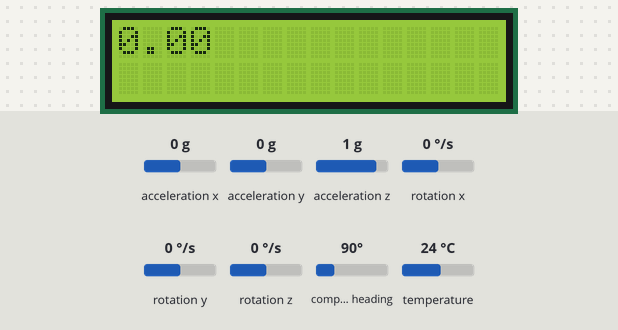
This sketch was run on a simulated Arduino Uno, built with avr-gcc and run on an emulated ATmega328P. On the bench: 16×2 character LCD. Inputs (shaded band) come from the test bench; at power-on: rotation y 0 °/s, acceleration x 0 g, acceleration y 0 g, acceleration z 1 g, rotation x 0 °/s, rotation z 0 °/s, compass heading 90°, temperature 24 °C. What the sketch prints to the serial monitor is not drawn.

Above: at 1.2 s.
1.3 s: rotation y set to -192 °/s
At 1.42 s:
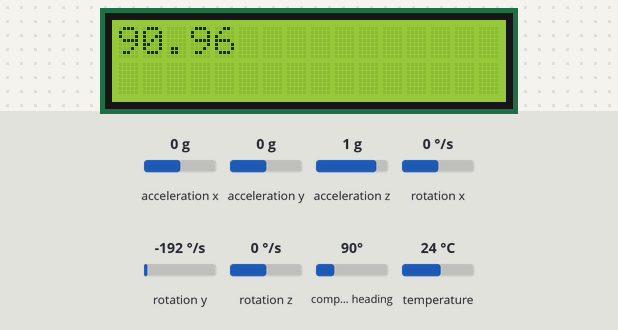
2.8 s: acceleration x set to -1.4 g
At 3.3 s:
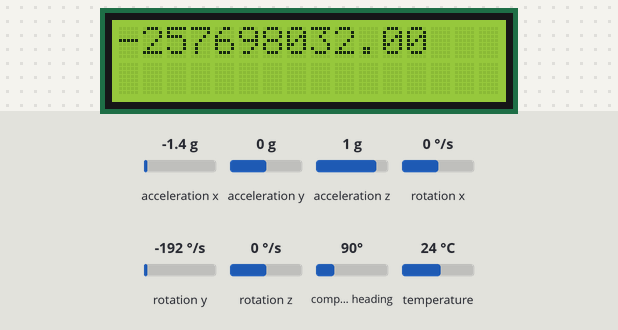
Timing chart, 0 to 5.8 s (numbered marks = the images above; inputs shaded):
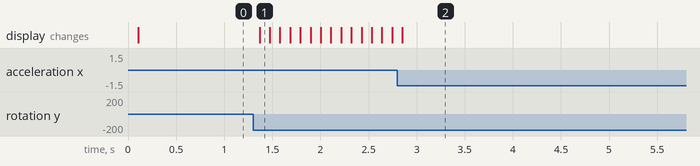

The sketch:

Filter_Tester_V2.ino
```cpp
#include <LiquidCrystal.h>
#include <Wire.h>
#include<SPI.h>
#include <Adafruit_LSM9DS0.h>;
#include <Adafruit_Sensor.h>;


Adafruit_LSM9DS0 lsm = Adafruit_LSM9DS0();

LiquidCrystal lcd(12,11,5,4,3,2);

void setupSensor(){

  lsm.setupAccel(lsm.LSM9DS0_ACCELRANGE_2G);
  lsm.setupMag(lsm.LSM9DS0_MAGGAIN_2GAUSS);
  lsm.setupGyro(lsm.LSM9DS0_GYROSCALE_245DPS);
}
long oldTime;
void setup(){
  Serial.begin(115200);
  lcd.begin(16,2);
    if (!lsm.begin()){
    while(1){
    Serial.println("Oops ... unable to initialize the LSM9DS0. Check your wiring!");
    }
    setupSensor();
    }
    oldTime=millis();
  }
float oldapts[5];//old acceleration points
long timer=0;
float pitch=0;
void loop(){
  sensors_event_t accel,mag,gyro,temp;
  lsm.getEvent(&accel,&mag,&gyro,&temp);
  int dt=millis()-oldTime;

  float dty=gyro.gyro.y;
  float ax=accel.acceleration.x;

  pitch=.5*(pitch+dty*((float)dt/1000))+.5*(asin(ax)*(180/3.14157));//filter and calculate the pitch angle

  float netaccel=(ax)-sin(pitch*3.14157/180);//Compensate for gravity

  float apts[5];
  apts[0]=(float)round(netaccel*10000)/10000;;
   for(int i=1;i<5;i++){
    apts[i]=oldapts[i-1];
  }
  for(int i=0;i<5;i++){
     oldapts[i]=apts[i];
  }
  //netaccel=netaccel-.00000351*dt;//subtracting average drift
  //netaccel=(float)round(netaccel*10000)/10000;
  float asum=apts[0]+apts[1]+apts[2]+apts[3]+apts[4]+apts[5];
  if((millis()-timer)>100){
   lcd.clear();
   lcd.print(asum/5*1000);
   Serial.print(ax);
   Serial.print(',');
   Serial.println(asum/5);
   timer=millis();
  }

}
```

Measured:
- after the input at 1.3 s, the display: changes after 0.07 s (image 1)
